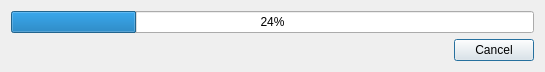
<?xml version="1.0" encoding="UTF-8"?>
<ui version="4.0">
 <class>DialogSearchStringsProcess</class>
 <widget class="QDialog" name="DialogSearchStringsProcess">
  <property name="geometry">
   <rect>
    <x>0</x>
    <y>0</y>
    <width>545</width>
    <height>70</height>
   </rect>
  </property>
  <property name="windowTitle">
   <string>Search strings</string>
  </property>
  <layout class="QVBoxLayout" name="verticalLayout">
   <item>
    <widget class="QProgressBar" name="progressBar">
     <property name="value">
      <number>24</number>
     </property>
     <property name="alignment">
      <set>Qt::AlignCenter</set>
     </property>
    </widget>
   </item>
   <item>
    <layout class="QHBoxLayout" name="horizontalLayout">
     <item>
      <spacer name="horizontalSpacer">
       <property name="orientation">
        <enum>Qt::Horizontal</enum>
       </property>
       <property name="sizeHint" stdset="0">
        <size>
         <width>40</width>
         <height>20</height>
        </size>
       </property>
      </spacer>
     </item>
     <item>
      <widget class="QPushButton" name="pushButtonCancel">
       <property name="text">
        <string>Cancel</string>
       </property>
      </widget>
     </item>
    </layout>
   </item>
  </layout>
 </widget>
 <resources/>
 <connections/>
</ui>
